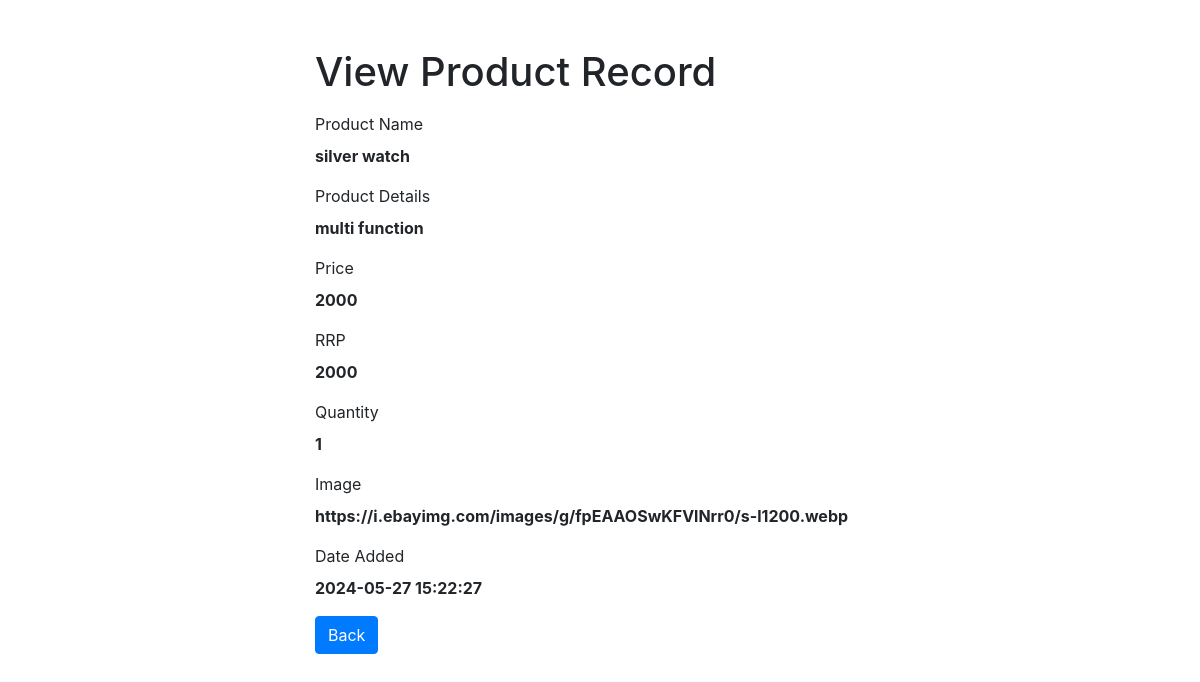
The app's page /it28-admin/public/inventory/read.php?id=15 with its own data.
### tables this page shows
CREATE TABLE `products` (
  `id` int(11) NOT NULL,
  `title` varchar(200) NOT NULL,
  `description` text NOT NULL,
  `price` decimal(10,0) NOT NULL,
  `rrp` decimal(10,0) NOT NULL DEFAULT 0,
  `quantity` int(11) NOT NULL,
  `img` text NOT NULL,
  `date_added` datetime NOT NULL DEFAULT current_timestamp()
);

### it28-admin/public/inventory/read.php (the view, shortened to what this page needs)
<?php
if(isset($_GET["id"]) && !empty(trim($_GET["id"]))){
    require_once "../../db/config.php";
    $sql = "SELECT * FROM products WHERE id = :id";
    if($stmt = $pdo->prepare($sql)){
        $stmt->bindParam(":id", $param_id);
        if($stmt->execute()){
            if($stmt->rowCount() == 1){
                $row = $stmt->fetch(PDO::FETCH_ASSOC);
                $product_name = $row["title"];
                $product_details = $row["description"];
                $product_price = $row["price"];
                $product_rrp = $row["rrp"];
                $product_quantity = $row["quantity"];
                $product_img = $row["img"];
                $date_added = $row["date_added"];
            } else{
                header("location: ../public/error.php");
                exit();
            }
        } else{
            echo "Oops! Something went wrong. Please try again later.";
        }
    }
} else{
    header("location: ../public/error.php");
    exit();
}
?>
<!DOCTYPE html>
<html lang="en">
<head>
    <link rel="stylesheet" href="https://stackpath.bootstrapcdn.com/bootstrap/4.5.2/css/bootstrap.min.css">
</head>
<body>
    <div class="wrapper">
        <div class="container-fluid">
            <div class="row">
                <div class="col-md-12">
                    <h1 class="mt-5 mb-3">View Product Record</h1>
                    <div class="form-group">
                        <label>Product Name</label>
                        <p><b><?php echo htmlspecialchars($product_name); ?></b></p>
                    </div>
                    <div class="form-group">
                        <label>Product Details</label>
                        <p><b><?php echo htmlspecialchars($product_details); ?></b></p>
                    </div>
                    <div class="form-group">
                        <label>Price</label>
                        <p><b><?php echo htmlspecialchars($product_price); ?></b></p>
                    </div>
                    <div class="form-group">
                        <label>RRP</label>
                        <p><b><?php echo htmlspecialchars($product_rrp); ?></b></p>
                    </div>
                    <div class="form-group">
                        <label>Quantity</label>
                        <p><b><?php echo htmlspecialchars($product_quantity); ?></b></p>
                    </div>
                    <div class="form-group">
                        <label>Image</label>
                        <p><b><?php echo htmlspecialchars($product_img); ?></b></p>
                    </div>
                    <div class="form-group">
                        <label>Date Added</label>
                        <p><b><?php echo htmlspecialchars($date_added); ?></b></p>
                    </div>
                    <p><a href="../products.php" class="btn btn-primary">Back</a></p>
                </div>
            </div>
        </div>
    </div>
</body>
</html>

### it28-admin/public/inventory/read.php (style rules this page uses)
.wrapper { width: 600px; margin: 0 auto; }

### records on screen
products: title "silver watch", description "multi function", price "2000", rrp "2000", quantity "1", img "https://i.ebayimg.com/images/g/fpEAAOSwKFVlNrr0/s-l1200.webp", date_added "2024-05-27 15:22:27"
